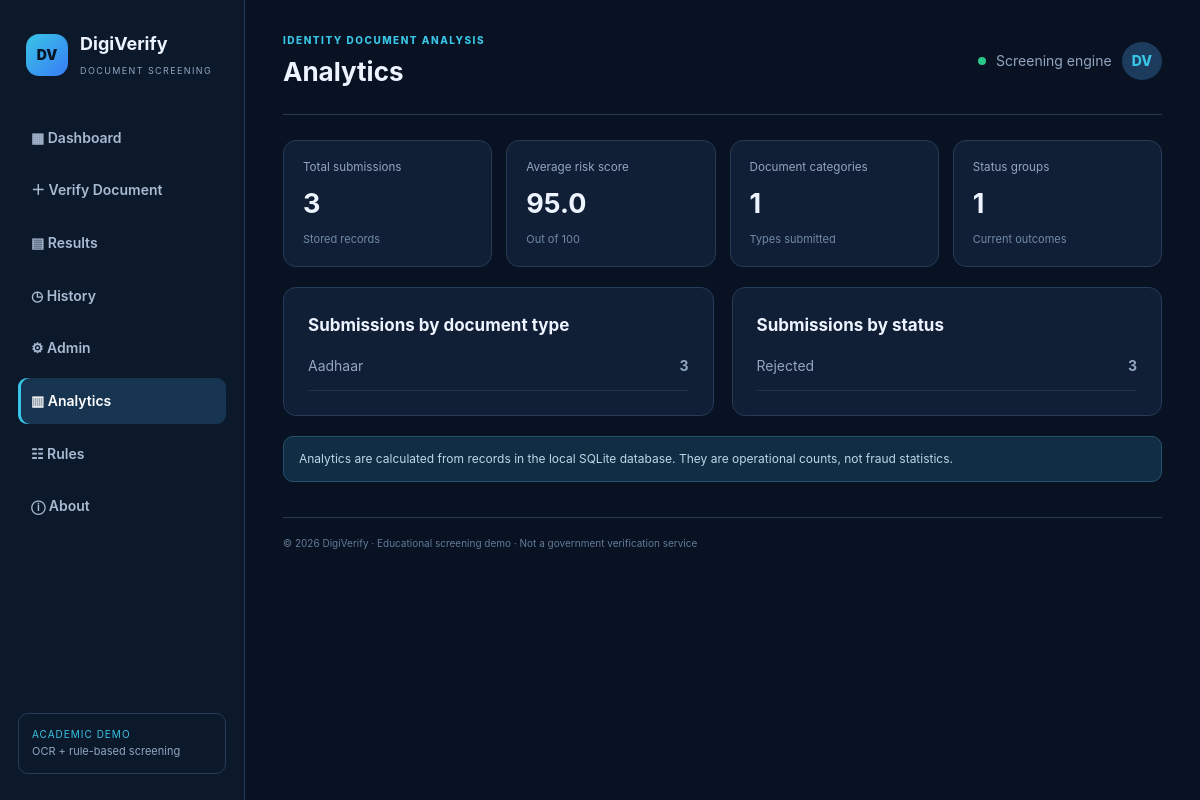
The app's page /analytics with its own data.
### tables this page shows
CREATE TABLE documents(
          id INTEGER PRIMARY KEY AUTOINCREMENT, ref TEXT UNIQUE, document_type TEXT,
          original_name TEXT, stored_name TEXT, ocr_text TEXT, status TEXT DEFAULT 'Rejected',
          risk_score INTEGER DEFAULT 100, warnings TEXT, created_at TEXT, reviewed_at TEXT,
          reviewer_note TEXT, document_number TEXT, extracted_name TEXT, dob TEXT,
          image_hash TEXT, ocr_confidence REAL DEFAULT 0);

### app.py (the view)
@app.route('/analytics')
def analytics():
    with db() as con:
        total=con.execute('SELECT COUNT(*) n FROM documents').fetchone()['n']
        by_type=con.execute('SELECT document_type,COUNT(*) n FROM documents GROUP BY document_type ORDER BY n DESC').fetchall()
        by_status=con.execute('SELECT status,COUNT(*) n FROM documents GROUP BY status').fetchall()
        avg=con.execute('SELECT AVG(risk_score) a FROM documents').fetchone()['a'] or 0
    return render_template('analytics.html',total=total,by_type=by_type,by_status=by_status,avg=round(avg,1),page='analytics')

### app.py (called while the page is built)
def db():
    con = sqlite3.connect(DB_PATH); con.row_factory = sqlite3.Row; return con

@app.context_processor
def inject_globals(): return {'year': datetime.now().year}

### templates/analytics.html
{% extends "base.html" %}{% block heading %}Analytics{% endblock %}{% block content %}<div class="stats"><div class="stat"><small>Total submissions</small><strong>{{total}}</strong><span>Stored records</span></div><div class="stat"><small>Average risk score</small><strong>{{avg}}</strong><span>Out of 100</span></div><div class="stat"><small>Document categories</small><strong>{{by_type|length}}</strong><span>Types submitted</span></div><div class="stat"><small>Status groups</small><strong>{{by_status|length}}</strong><span>Current outcomes</span></div></div><div class="two-col"><section class="panel pad"><h2>Submissions by document type</h2>{% for r in by_type %}<div class="metric-row"><span>{{r.document_type}}</span><b>{{r.n}}</b></div>{% else %}<p class="muted">No data available yet.</p>{% endfor %}</section><section class="panel pad"><h2>Submissions by status</h2>{% for r in by_status %}<div class="metric-row"><span>{{r.status}}</span><b>{{r.n}}</b></div>{% else %}<p class="muted">No data available yet.</p>{% endfor %}</section></div><div class="notice">Analytics are calculated from records in the local SQLite database. They are operational counts, not fraud statistics.</div>{% endblock %}

### static/style.css (style rules this page uses)
:root { --bg:#081222;--panel:#101f35;--panel2:#132640;--line:#263b57;--text:#edf4ff;--muted:#91a5c0;--cyan:#39c5e6;--blue:#387cf6;--green:#29c68a;--red:#f06b78;--amber:#f4b84d }
* { box-sizing:border-box }
body { margin:0;background:var(--bg);color:var(--text);font:14px/1.55 Inter,Segoe UI,Arial,sans-serif;display:flex }
.stats { display:grid;grid-template-columns:repeat(4,minmax(0,1fr));gap:14px;margin:20px 0 }
.stat,.panel { background:var(--panel);border:1px solid var(--line);border-radius:13px }
.stat { padding:17px 19px }
.stat small { display:block;color:var(--muted) }
.stat strong { font-size:27px;display:block;margin:7px 0 2px }
.stat span { font-size:11px;color:#7289a7 }
.section-head h2,.panel h2 { margin:0 0 4px;font-size:17px }
.pad { padding:24px }
.two-col { display:grid;grid-template-columns:1fr 1fr;gap:18px }
.notice { background:#112d43;border:1px solid #28516b;border-radius:10px;padding:13px 15px;color:#b9d9e9;font-size:12px;margin-top:20px }
.metric-row { display:flex;justify-content:space-between;gap:16px;padding:13px 0;border-bottom:1px solid rgba(140,160,190,.15);color:var(--muted,#aab5c8) }
.metric-row b { color:inherit }

### records on screen
documents: document_type "Aadhaar", n "3", status "Rejected"

### other values on screen
{{ total }} "3"
{{ avg }} "95.0"
{{ by_type|length }} "1"
{{ by_status|length }} "1"
